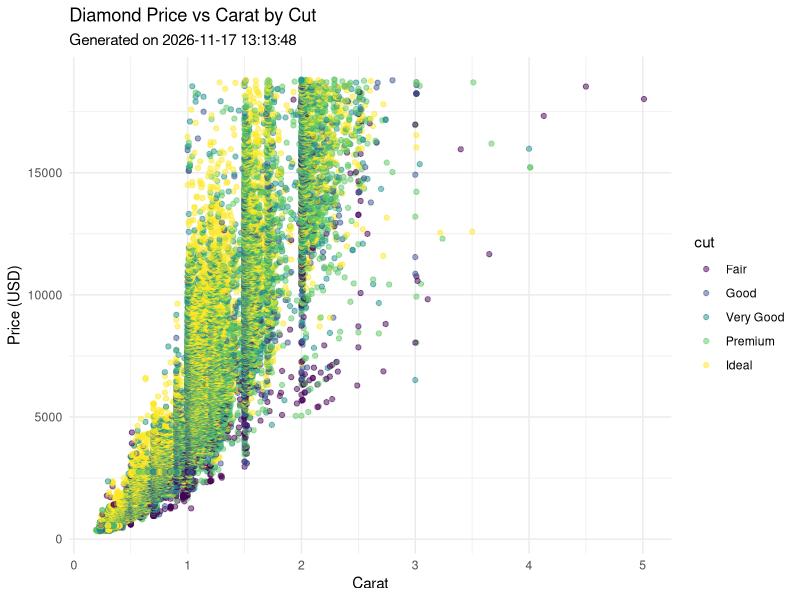

Source code (R):
## ---- chunk 1
#| echo: true

library(ggplot2)
library(lubridate)

current_time <- now() 
ggplot(data = diamonds, aes(x = carat, y = price, color = cut)) + geom_point(alpha = 0.5) + labs( title = "Diamond Price vs Carat by Cut", subtitle = paste("Generated on", format(current_time, "%Y-%m-%d %H:%M:%S")), x = "Carat", y = "Price (USD)" ) + theme_minimal()

